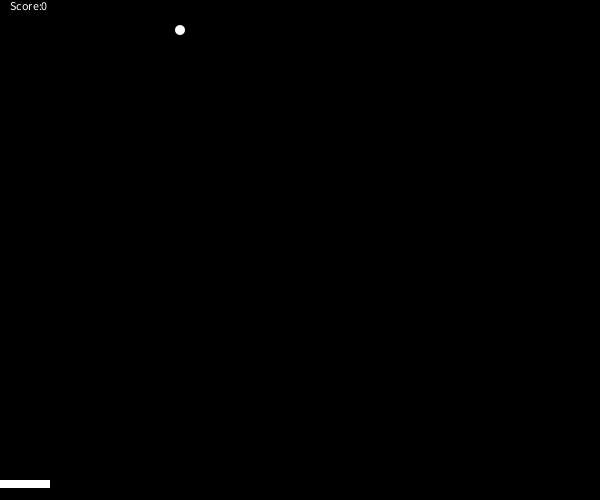
Frame 1 (no input)
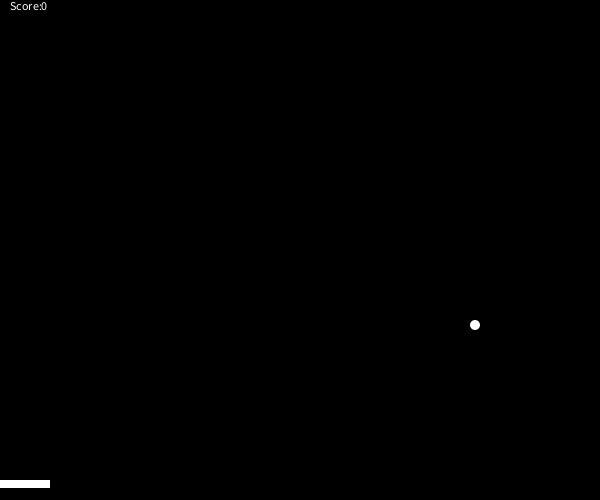
Frame 60 (the mouse pressed at the canvas centre just before this capture)
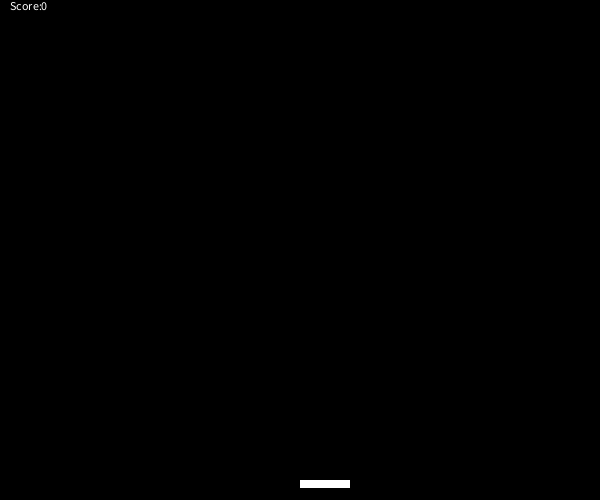
Frame 120 (the mouse held since frame 60 and released just before this capture)

The Processing sketch that drew these frames (run headless with seeded random() and noise(); from frame 60 on, the mouse is pressed at the canvas centre):

// Processing sketch: processing_61547
// ── processing_61547.pde


PVector position, acc, vel;  
int radius = 5;  
int score = 0;


  

void setup() {  
  frameRate(60); //call draw this many times per sec  
  size(600,500);  
  smooth(); 
 

  
  //circle's position at all times  
  position = new PVector((int)(.3*width),30);  
  //position.x is the x coordinate, position.y is y coordinate  
  //starting velocity is 4px/frame in the +x direction  
  //and zero in the y direction  
  vel = new PVector(5,5);  
  //accleration is 0 in x direction and .2px/frame^2 in +y dir (down)  
  acc = new PVector(0,0);  
}  

void draw() {  

  background(0);  
  smooth();
  noStroke(); 
  fill(255,255,255); //black
  //draw circle @ current location  
  ellipseMode(CENTER); //placement of ellipse based on center pt  
  ellipse(position.x, position.y, 2*radius, 2*radius);  
  //update the velocity by increasing v_x and v_y by   
  //a_x and a_y, respectively  
  vel.add(acc);  
  //use this increased velocity to update the position for the  
  //next time we draw the circle  
  position.add(vel);  
  
  //if position hits paddle  
  if ( position.y+ radius+5 >= height-15 && position.x >= mouseX 
  && position.x <= mouseX +50 && position.y + radius+5 <= height-15  ) {  
    vel.y = -vel.y;  
  }  
  //if position hits top
   if ( position.y + radius <= 1 ) {  
    vel.y = -vel.y;  
  }  
  //if hit right wall
  if ( position.x + radius >= width ) {  
    vel.x = -vel.x;  
  }  
    //if hit left wall
  if ( position.x - radius <= 0 ) {  
    vel.x = -vel.x;  

  }  
 // the paddle
  fill(255);
  rect(mouseX, height -20, 50, 8);
  
  //print score
  text("Score:" + score, 10,10);
} 



 


  
